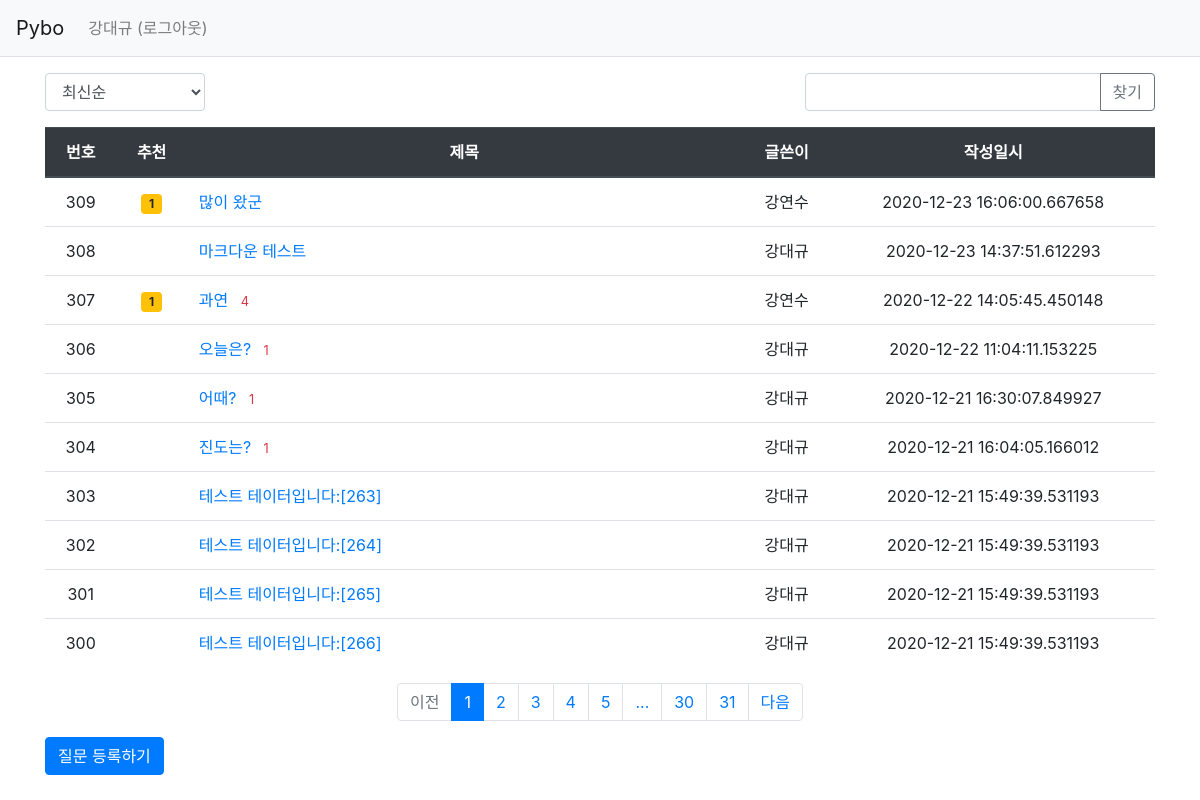
/question/list/ (signed in), run on the app's committed database.
### pybo/models.py (models this page shows)
class User(db.Model):
    id = db.Column(db.Integer, primary_key=True)
    username = db.Column(db.String(150), unique=True, nullable=False)
    password = db.Column(db.String(200), nullable=False)
    email = db.Column(db.String(120), unique=True, nullable=False)

class Question(db.Model):
    id = db.Column(db.Integer, primary_key=True)
    subject = db.Column(db.String(200), nullable=False)
    content = db.Column(db.Text(), nullable=False)
    create_date = db.Column(db.DateTime(), nullable=False)
    user_id = db.Column(db.Integer, db.ForeignKey('user.id', ondelete='CASCADE'), nullable=False)
    user = db.relationship('User', backref=db.backref('question_set'))
    modify_date = db.Column(db.DateTime(), nullable=True)
    voter = db.relationship('User', secondary=question_voter, backref=db.backref('question_voter_set'))

### pybo/views/question_views.py (the view, shortened to what this page needs)
@bp.route('/list/')
def _list():
    page = request.args.get('page', type=int, default=1)
    kw = request.args.get('kw', type=str, default='')
    so = request.args.get('so', type=str, default='recent')
    if so == 'recommend':
        sub_query = db.session.query(question_voter.c.question_id, func.count('*').label('num_voter')) \
            .group_by(question_voter.c.question_id).subquery()
        question_list = Question.query \
            .outerjoin(sub_query, Question.id == sub_query.c.question_id) \
            .order_by(sub_query.c.num_voter.desc(), Question.create_date.desc())
    elif so == 'popular':
        sub_query = db.session.query(Answer.question_id, func.count('*').label('num_answer')) \
            .group_by(Answer.question_id).subquery()
        question_list = Question.query \
            .outerjoin(sub_query, Question.id == sub_query.c.question_id) \
            .order_by(sub_query.c.num_answer.desc(), Question.create_date.desc())
    else:  # recent
        question_list = Question.query.order_by(Question.create_date.desc())
    question_list = question_list.paginate(page, per_page=10)
    return render_template('question/question_list.html', question_list=question_list, page=page, kw=kw, so=so)

### pybo/views/auth_views.py (called while the page is built)
@bp.before_app_request
def load_logged_in_user():
    user_id = session.get('user_id')
    if user_id is None:
        g.user = None
    else:
        g.user = User.query.get(user_id)

### pybo/templates/question/question_list.html (shortened to what this page needs)
{% extends 'base.html' %}
{% block content %}
<div class="container my-3">
    <div class="row justify-content-between my-3">
        <div class="col-2">
            <select class="form-control so">
                <option value="recent" {% if so=='recent' %}selected{% endif %}>최신순</option>
            </select>
        </div>
        <div class="col-4 input-group">
            <input type="text" class="form-control kw" value="{{ kw or '' }}">
            <div class="input-group-append">
                <button class="btn btn-outline-secondary" type="button" id="btn_search">찾기</button>
            </div>
        </div>
    </div>
    <table class="table">
        <thead>
        <tr class="text-center thead-dark">
            <th>번호</th>
            <th>추천</th>
            <th style="width:50%">제목</th>
            <th>글쓴이</th>
            <th>작성일시</th>
        </tr>
        </thead>
        <tbody>
        {% if question_list %}
        {% for question in question_list.items %}
        <tr class="text-center">
            <td>{{ question_list.total - ((question_list.page-1) * question_list.per_page) - loop.index0 }}</td>
            <td>
            {% if question.voter|length > 0 %}
            <span class="badge badge-warning px-2 py-1">{{ question.voter|length }}</span>
            {% endif %}
            </td>
            <td class="text-left">
                <a href="{{ url_for('question.detail', question_id=question.id) }}">{{ question.subject }}</a>
                {% if question.answer_set|length > 0 %}
                <span class="text-danger small ml-2">{{ question.answer_set|length }}</span>
                {% endif %}
            </td>
            <td>{{ question.user.username }}</td>
            <td>{{ question.create_date }}</td>
        </tr>
        {% endfor %}
        {% else %}
        <tr>
            <td colspan="3">질문이 없습니다.</td>
        </tr>
        {% endif %}
        </tbody>
    </table>
    <ul class="pagination justify-content-center">
        {% if question_list.has_prev %}
        <li class="page-item">
            <a class="page-link" data-page="{{ question_list.prev_num }}" href="#">이전</a>
        </li>
        {% else %}
        <li class="page-item disabled">
            <a class="page-link" tabindex="-1" aria-disabled="true" href="#">이전</a>
        </li>
        {% endif %}
        {% for page_num in question_list.iter_pages() %}
            {% if page_num %}
                {% if page_num != question_list.page %}
                <li class="page-item">
                    <a class="page-link" data-page="{{ page_num }}" href="#">{{ page_num }}</a>
                </li>
                {% else %}
                <li class="page-item active" aria-current="page">
                    <a class="page-link" href="#">{{ page_num }}</a>
                </li>
                {% endif %}
           {% else %}
                <li class="disabled">
                    <a class="page-link" href="#">...</a>
                </li>
           {% endif %}
        {% endfor %}
        {% if question_list.has_next %}
        <li class="page-item">
            <a class="page-link" data-page="{{ question_list.next_num }}" href="#">다음</a>
        </li>
        {% else %}
        <li class="page-item disabled">
            <a class="page-link" tabindex="-1" aria-disabled="true" href="#">다음</a>
        </li>
        {% endif %}
    </ul>
    <a href="{{ url_for('question.create') }}" class="btn btn-primary">질문 등록하기</a>
</div>
{% endblock %}

### pybo/templates/navbar.html (shortened to what this page needs)
<nav class="navbar navbar-expand-lg navbar-light bg-light border-bottom">
    <a class="navbar-brand" href="{{ url_for('main.index') }}">Pybo</a>
    <div class="collapse navbar-collapse flex-grow-0" id="navbarNav">
        {% if g.user %}
        <ul class="navbar-nav">
            <li class="nav-item ">
                <a class="nav-link" href="{{ url_for('auth.logout') }}">{{ g.user.username }} (로그아웃)</a>
            </li>
        </ul>
        {% endif %}
    </div>
</nav>

### data on the page
User: user.username "강대규"
Question: total "309", voter|length "1", subject "많이 왔군", user.username "강연수", create_date "2020-12-23 16:06:00.667658"
Question: total "308", subject "마크다운 테스트", user.username "강대규", create_date "2020-12-23 14:37:51.612293"
Question: total "307", voter|length "1", subject "과연", answer_set|length "4", user.username "강연수", create_date "2020-12-22 14:05:45.450148"
Question: total "306", subject "오늘은?", answer_set|length "1", user.username "강대규", create_date "2020-12-22 11:04:11.153225"
Question: total "305", subject "어때?", answer_set|length "1", user.username "강대규", create_date "2020-12-21 16:30:07.849927"
Question: total "304", subject "진도는?", answer_set|length "1", user.username "강대규", create_date "2020-12-21 16:04:05.166012"
Question: total "303", subject "테스트 테이터입니다:[263]", user.username "강대규", create_date "2020-12-21 15:49:39.531193"
Question: total "302", subject "테스트 테이터입니다:[264]", user.username "강대규", create_date "2020-12-21 15:49:39.531193"
Question: total "301", subject "테스트 테이터입니다:[265]", user.username "강대규", create_date "2020-12-21 15:49:39.531193"
Question: total "300", subject "테스트 테이터입니다:[266]", user.username "강대규", create_date "2020-12-21 15:49:39.531193"

### other printed values
{{ page_num }} "1"
{{ page_num }} "2" "3" "4" "5" "30" "31"
